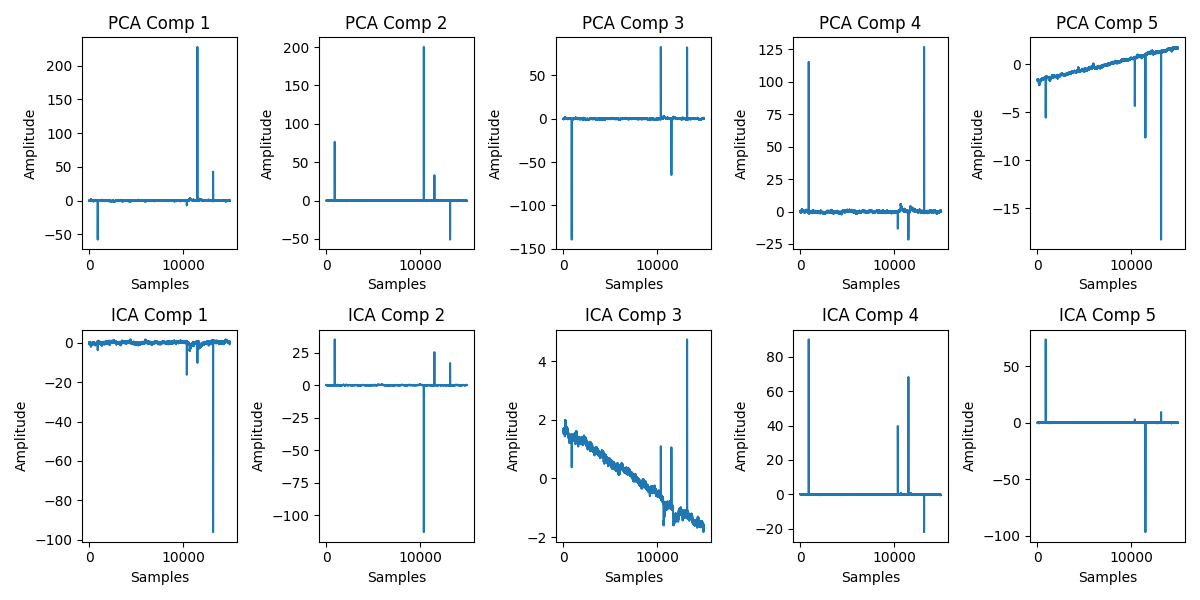

Generate this figure with Python:
# BINF5507 ICA vs PCA
# March 26, 2025
# Rachel Yorke, Candace Peters, Candice Chen

import arff
import labels as labels
import numpy as np
import pandas as pd
import matplotlib.pyplot as plt
from sklearn.decomposition import PCA, FastICA
from urllib.request import urlretrieve
from sklearn.preprocessing import StandardScaler

# Load EEG dataset, formatting dataset
df = pd.read_csv('EEG_Eye_State.csv', header=0, skiprows=[1])
X = df.drop('eyeDetection', axis=1).values
labels = df['eyeDetection'].values

# Preprocessing - Standardize the features
scaler = StandardScaler()
X_scaled = scaler.fit_transform(X)

# Apply PCA and ICA
pca = PCA(n_components=5, random_state=42)
pca_components = pca.fit_transform(X_scaled)

ica = FastICA(n_components=5, random_state=42, whiten='unit-variance', max_iter=1000)
ica_components = ica.fit_transform(X_scaled)

# Visualize PCA and ICA components
plt.figure(figsize=(12, 6))

# PCA visualization
for i in range(5):
    plt.subplot(2, 5, i+1)
    plt.plot(pca_components[:, i])
    plt.title(f'PCA Comp {i+1}')
    plt.xlabel('Samples')
    plt.ylabel('Amplitude')

# ICA visualization
for i in range(5):
    plt.subplot(2, 5, i+6)
    plt.plot(ica_components[:, i])
    plt.title(f'ICA Comp {i+1}')
    plt.xlabel('Samples')
    plt.ylabel('Amplitude')

plt.tight_layout()
plt.show()

# Scatter plot comparison for first two components
plt.figure(figsize=(12, 5))

plt.subplot(1, 2, 1)
plt.scatter(pca_components[:, 0], pca_components[:, 1], c=labels, cmap='coolwarm', alpha=0.6, edgecolor='k')
plt.title('PCA Components (EEG Eye State)')
plt.xlabel('PC1')
plt.ylabel('PC2')

plt.subplot(1, 2, 2)
plt.scatter(ica_components[:, 0], ica_components[:, 1], c=labels, cmap='coolwarm', alpha=0.6, edgecolor='k')
plt.title('ICA Components (EEG Eye State)')
plt.xlabel('IC1')
plt.ylabel('IC2')

plt.tight_layout()
plt.show()

# PCA explained variance for reference
print("Explained variance by PCA components:")
print(pca.explained_variance_ratio_)
